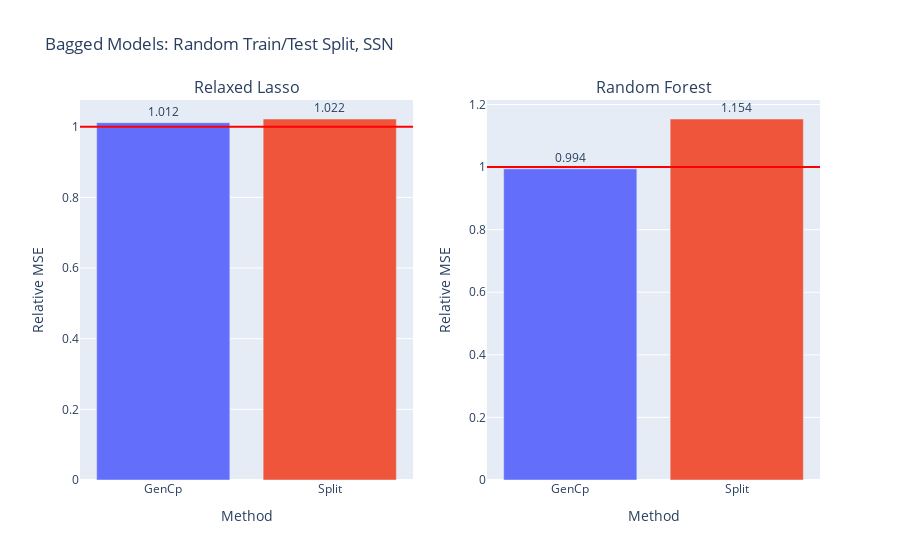

The cell this chart's notebook holds for it:
### Code cell
fig = make_subplots(
    rows=1, cols=len(models),
    subplot_titles=model_names)
#     subplot_titles=("Relaxed Lasso", "Depth 2 Decision Tree"))

for i, errs in enumerate(model_errs):
    risks = [err.mean() for err in errs]
    test_risk = risks[0]
    # elev_test_risk = risks[1]
    # est_risks = risks[2:]
    est_risks = risks[1:]

    df = pd.DataFrame({est_names[i]: errs[i+1] for i in np.arange(len(est_names))})

    fig.add_trace(go.Bar(
    #     x=['VRF', 'BF_WR', 'BF_FR'], 
        x = df.columns,
        y=(df).mean()/test_risk,
        marker_color=px.colors.qualitative.Plotly,
        text=np.around((df).mean()/test_risk,3),
        textposition='outside',
    #     error_y=dict(
    #         type='data',
    #         color='black',
    #         array=(df).std() / test_risk,
    # #         array=(df/test_risk).clip(upper=(df/test_risk).quantile(.95),axis=1).std(),
    # #         symmetric=False,
    # #         array=(df/test_risk).quantile(.95) - (df/test_risk).mean(),
    # #         arrayminus=(df/test_risk).mean() - (df/test_risk).quantile(.93)
    #     )
    #         array=(df).mean() + (df).std(),
    #         arrayminus=(df).mean() - (df).std())
    ), row=1, col=i+1)
    # fig.add_trace(go.Bar(
    #     name='Experimental',
    #     x=['GenCp', 'KFCV', 'SPCV'], y=(df).mean(),
    #     error_y=dict(type='data', array=[1, 2])
    # ))
    # fig.update_layout(barmode='group')
    fig.add_hline(y=1., line_color='red', row=1, col=i+1)
    # fig.add_hline(y=elev_test_risk / test_risk, line_color='gray', line_dash='dash', row=1, col=i+1)
    
    fig.update_xaxes(title_text="Method", row=1, col=i+1)
    fig.update_yaxes(title_text="Relative MSE", row=1, col=i+1)
    
# fig.update_layout(
# #     title=f"FC_\u03B4{delta}_snr{snr}_nk{noise_kernel}_nls{noise_length_scale}_nv{noise_nu}_Xk{X_kernel}_Xls{X_length_scale}_Xv{X_nu}",
#     title=title,
#     xaxis_title="Method",
#     yaxis_title="MSE",
# #     legend_title="Legend Title",
# #     font=dict(
# #         family="Courier New, monospace",
# #         size=18,
# #         color="RebeccaPurple"
# #     )
# )
# barfp = os.path.expanduser(savedir + fig.layout.title['text'] + ".jpeg")
# fig.write_image(os.path.expanduser(barfp))
fig.update_layout(title="Bagged Models: Random Train/Test Split, SSN", showlegend=False)
fig.show()

### Figure 1 — Plotly figure (JSON) as saved in the notebook; plotly's stock layout.template omitted (floating-point values rounded to 4 significant figures)
{"data": [{"marker": {"color": ["#636EFA", "#EF553B", "#00CC96", "#AB63FA", "#FFA15A", "#19D3F3", "#FF6692", "#B6E880", "#FF97FF", "#FECB52"]}, "text": [1.012, 1.022], "textposition": "outside", "type": "bar", "x": ["GenCp", "Split"], "xaxis": "x", "y": [1.012, 1.022], "yaxis": "y"}, {"marker": {"color": ["#636EFA", "#EF553B", "#00CC96", "#AB63FA", "#FFA15A", "#19D3F3", "#FF6692", "#B6E880", "#FF97FF", "#FECB52"]}, "text": [0.994, 1.154], "textposition": "outside", "type": "bar", "x": ["GenCp", "Split"], "xaxis": "x2", "y": [0.9943, 1.154], "yaxis": "y2"}], "layout": {"annotations": [{"font": {"size": 16}, "showarrow": false, "text": "Relaxed Lasso", "x": 0.225, "xanchor": "center", "xref": "paper", "y": 1, "yanchor": "bottom", "yref": "paper"}, {"font": {"size": 16}, "showarrow": false, "text": "Random Forest", "x": 0.775, "xanchor": "center", "xref": "paper", "y": 1, "yanchor": "bottom", "yref": "paper"}], "shapes": [{"line": {"color": "red"}, "type": "line", "x0": 0, "x1": 1, "xref": "x domain", "y0": 1, "y1": 1, "yref": "y"}, {"line": {"color": "red"}, "type": "line", "x0": 0, "x1": 1, "xref": "x2 domain", "y0": 1, "y1": 1, "yref": "y2"}], "showlegend": false, "title": {"text": "Bagged Models: Random Train/Test Split, SSN"}, "xaxis": {"anchor": "y", "domain": [0, 0.45], "title": {"text": "Method"}}, "xaxis2": {"anchor": "y2", "domain": [0.55, 1], "title": {"text": "Method"}}, "yaxis": {"anchor": "x", "domain": [0, 1], "title": {"text": "Relative MSE"}}, "yaxis2": {"anchor": "x2", "domain": [0, 1], "title": {"text": "Relative MSE"}}}}
